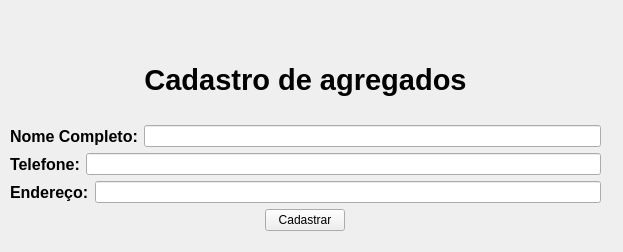
<?xml version="1.0" encoding="UTF-8"?>
<ui version="4.0">
 <class>Widget</class>
 <widget class="QWidget" name="Widget">
  <property name="geometry">
   <rect>
    <x>0</x>
    <y>0</y>
    <width>623</width>
    <height>252</height>
   </rect>
  </property>
  <property name="windowTitle">
   <string>Widget</string>
  </property>
  <widget class="QWidget" name="">
   <property name="geometry">
    <rect>
     <x>10</x>
     <y>40</y>
     <width>591</width>
     <height>191</height>
    </rect>
   </property>
   <layout class="QVBoxLayout" name="verticalLayout">
    <item>
     <widget class="QLabel" name="titulo">
      <property name="font">
       <font>
        <pointsize>22</pointsize>
        <bold>true</bold>
       </font>
      </property>
      <property name="text">
       <string>Cadastro de agregados</string>
      </property>
      <property name="alignment">
       <set>Qt::AlignmentFlag::AlignCenter</set>
      </property>
     </widget>
    </item>
    <item>
     <layout class="QHBoxLayout" name="layout_nome">
      <item>
       <widget class="QLabel" name="titulo_nome">
        <property name="font">
         <font>
          <pointsize>12</pointsize>
          <bold>true</bold>
         </font>
        </property>
        <property name="text">
         <string>Nome Completo:</string>
        </property>
       </widget>
      </item>
      <item>
       <widget class="QLineEdit" name="entrada_nome"/>
      </item>
     </layout>
    </item>
    <item>
     <layout class="QHBoxLayout" name="layout_telefone">
      <item>
       <widget class="QLabel" name="titulo_telefone">
        <property name="font">
         <font>
          <pointsize>12</pointsize>
          <bold>true</bold>
         </font>
        </property>
        <property name="text">
         <string>Telefone:</string>
        </property>
       </widget>
      </item>
      <item>
       <widget class="QLineEdit" name="entrada_telefone"/>
      </item>
     </layout>
    </item>
    <item>
     <layout class="QHBoxLayout" name="layout_endereco">
      <item>
       <widget class="QLabel" name="titulo_endereco">
        <property name="font">
         <font>
          <pointsize>12</pointsize>
          <bold>true</bold>
         </font>
        </property>
        <property name="text">
         <string>Endereço:</string>
        </property>
       </widget>
      </item>
      <item>
       <widget class="QLineEdit" name="entrada_endereco"/>
      </item>
     </layout>
    </item>
    <item>
     <layout class="QHBoxLayout" name="horizontalLayout">
      <item>
       <widget class="QPushButton" name="cadastrar">
        <property name="sizePolicy">
         <sizepolicy hsizetype="Fixed" vsizetype="Fixed">
          <horstretch>0</horstretch>
          <verstretch>0</verstretch>
         </sizepolicy>
        </property>
        <property name="text">
         <string>Cadastrar</string>
        </property>
       </widget>
      </item>
     </layout>
    </item>
   </layout>
  </widget>
 </widget>
 <resources/>
 <connections/>
</ui>
